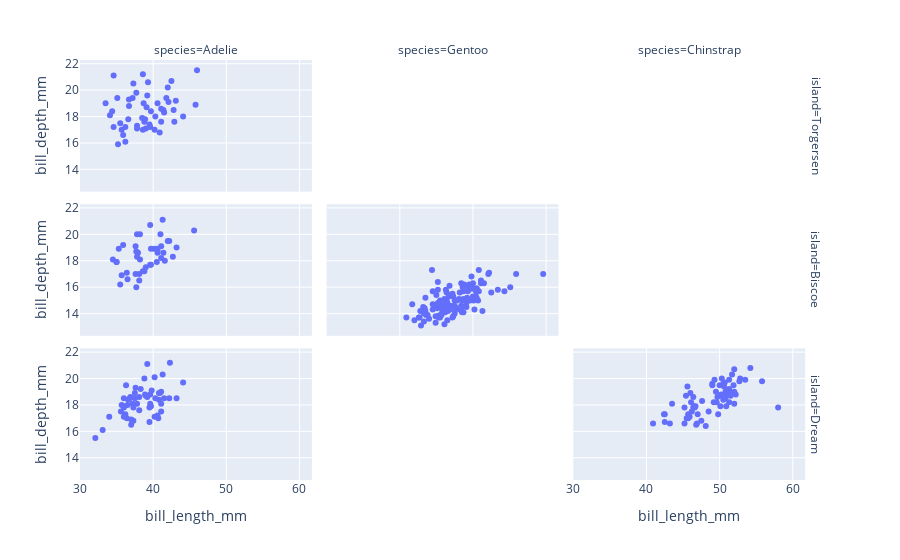

Write notebook code for a chart like this one.
### Markdown cell above
You can have both row and column facets.

### Code cell
px.scatter(df, x='bill_length_mm', y='bill_depth_mm', facet_col='species', facet_row='island')

### Figure 1 — Plotly figure (JSON) as saved in the notebook; plotly's stock layout.template omitted (floating-point values rounded to 4 significant figures)
{"data": [{"hovertemplate": "island=Torgersen<br>species=Adelie<br>bill_length_mm=%{x}<br>bill_depth_mm=%{y}<extra></extra>", "legendgroup": "", "marker": {"color": "#636efa", "symbol": "circle"}, "mode": "markers", "name": "", "orientation": "v", "showlegend": false, "type": "scatter", "x": [39.1, 39.5, 40.3, NaN, 36.7, 39.3, 38.9, 39.2, 34.1, 42.0, 37.8, 37.8, 41.1, 38.6, 34.6, 36.6, 38.7, 42.5, 34.4, 46.0, 35.9, 41.8, 33.5, 39.7, 39.6, 45.8, 35.5, 42.8, 40.9, 37.2, 36.2, 42.1, 34.6, 42.9, 36.7, 35.1, 38.6, 37.3, 35.7, 41.1, 36.2, 37.7, 40.2, 41.4, 35.2, 40.6, 38.8, 41.5, 39.0, 44.1, 38.5, 43.1], "xaxis": "x7", "y": [18.7, 17.4, 18.0, NaN, 19.3, 20.6, 17.8, 19.6, 18.1, 20.2, 17.1, 17.3, 17.6, 21.2, 21.1, 17.8, 19.0, 20.7, 18.4, 21.5, 16.6, 19.4, 19.0, 18.4, 17.2, 18.9, 17.5, 18.5, 16.8, 19.4, 16.1, 19.1, 17.2, 17.6, 18.8, 19.4, 17.0, 20.5, 17.0, 18.6, 17.2, 19.8, 17.0, 18.5, 15.9, 19.0, 17.6, 18.3, 17.1, 18.0, 17.9, 19.2], "yaxis": "y7"}, {"hovertemplate": "island=Biscoe<br>species=Adelie<br>bill_length_mm=%{x}<br>bill_depth_mm=%{y}<extra></extra>", "legendgroup": "", "marker": {"color": "#636efa", "symbol": "circle"}, "mode": "markers", "name": "", "orientation": "v", "showlegend": false, "type": "scatter", "x": [37.8, 37.7, 35.9, 38.2, 38.8, 35.3, 40.6, 40.5, 37.9, 40.5, 39.6, 40.1, 35.0, 42.0, 34.5, 41.4, 39.0, 40.6, 36.5, 37.6, 35.7, 41.3, 37.6, 41.1, 36.4, 41.6, 35.5, 41.1, 35.0, 41.0, 37.7, 37.8, 37.9, 39.7, 38.6, 38.2, 38.1, 43.2, 38.1, 45.6, 39.7, 42.2, 39.6, 42.7], "xaxis": "x4", "y": [18.3, 18.7, 19.2, 18.1, 17.2, 18.9, 18.6, 17.9, 18.6, 18.9, 17.7, 18.9, 17.9, 19.5, 18.1, 18.6, 17.5, 18.8, 16.6, 19.1, 16.9, 21.1, 17.0, 18.2, 17.1, 18.0, 16.2, 19.1, 17.9, 20.0, 16.0, 20.0, 18.6, 18.9, 17.2, 20.0, 17.0, 19.0, 16.5, 20.3, 17.7, 19.5, 20.7, 18.3], "yaxis": "y4"}, {"hovertemplate": "island=Biscoe<br>species=Gentoo<br>bill_length_mm=%{x}<br>bill_depth_mm=%{y}<extra></extra>", "legendgroup": "", "marker": {"color": "#636efa", "symbol": "circle"}, "mode": "markers", "name": "", "orientation": "v", "showlegend": false, "type": "scatter", "x": [46.1, 50.0, 48.7, 50.0, 47.6, 46.5, 45.4, 46.7, 43.3, 46.8, 40.9, 49.0, 45.5, 48.4, 45.8, 49.3, 42.0, 49.2, 46.2, 48.7, 50.2, 45.1, 46.5, 46.3, 42.9, 46.1, 44.5, 47.8, 48.2, 50.0, 47.3, 42.8, 45.1, 59.6, 49.1, 48.4, 42.6, 44.4, 44.0, 48.7, 42.7, 49.6, 45.3, 49.6, 50.5, 43.6, 45.5, 50.5, 44.9, 45.2, 46.6, 48.5, 45.1, 50.1, 46.5, 45.0, 43.8, 45.5, 43.2, 50.4, 45.3, 46.2, 45.7, 54.3, 45.8, 49.8, 46.2, 49.5, 43.5, 50.7, 47.7, 46.4, 48.2, 46.5, 46.4, 48.6, 47.5, 51.1, 45.2, 45.2, 49.1, 52.5, 47.4, 50.0, 44.9, 50.8, 43.4, 51.3, 47.5, 52.1, 47.5, 52.2, 45.5, 49.5, 44.5, 50.8, 49.4, 46.9, 48.4, 51.1, 48.5, 55.9, 47.2, 49.1, 47.3, 46.8, 41.7, 53.4, 43.3, 48.1, 50.5, 49.8, 43.5, 51.5, 46.2, 55.1, 44.5, 48.8, 47.2, NaN, 46.8, 50.4, 45.2, 49.9], "xaxis": "x5", "y": [13.2, 16.3, 14.1, 15.2, 14.5, 13.5, 14.6, 15.3, 13.4, 15.4, 13.7, 16.1, 13.7, 14.6, 14.6, 15.7, 13.5, 15.2, 14.5, 15.1, 14.3, 14.5, 14.5, 15.8, 13.1, 15.1, 14.3, 15.0, 14.3, 15.3, 15.3, 14.2, 14.5, 17.0, 14.8, 16.3, 13.7, 17.3, 13.6, 15.7, 13.7, 16.0, 13.7, 15.0, 15.9, 13.9, 13.9, 15.9, 13.3, 15.8, 14.2, 14.1, 14.4, 15.0, 14.4, 15.4, 13.9, 15.0, 14.5, 15.3, 13.8, 14.9, 13.9, 15.7, 14.2, 16.8, 14.4, 16.2, 14.2, 15.0, 15.0, 15.6, 15.6, 14.8, 15.0, 16.0, 14.2, 16.3, 13.8, 16.4, 14.5, 15.6, 14.6, 15.9, 13.8, 17.3, 14.4, 14.2, 14.0, 17.0, 15.0, 17.1, 14.5, 16.1, 14.7, 15.7, 15.8, 14.6, 14.4, 16.5, 15.0, 17.0, 15.5, 15.0, 13.8, 16.1, 14.7, 15.8, 14.0, 15.1, 15.2, 15.9, 15.2, 16.3, 14.1, 16.0, 15.7, 16.2, 13.7, NaN, 14.3, 15.7, 14.8, 16.1], "yaxis": "y5"}, {"hovertemplate": "island=Dream<br>species=Adelie<br>bill_length_mm=%{x}<br>bill_depth_mm=%{y}<extra></extra>", "legendgroup": "", "marker": {"color": "#636efa", "symbol": "circle"}, "mode": "markers", "name": "", "orientation": "v", "showlegend": false, "type": "scatter", "x": [39.5, 37.2, 39.5, 40.9, 36.4, 39.2, 38.8, 42.2, 37.6, 39.8, 36.5, 40.8, 36.0, 44.1, 37.0, 39.6, 41.1, 37.5, 36.0, 42.3, 37.3, 41.3, 36.3, 36.9, 38.3, 38.9, 35.7, 41.1, 34.0, 39.6, 36.2, 40.8, 38.1, 40.3, 33.1, 43.2, 36.8, 37.5, 38.1, 41.1, 35.6, 40.2, 37.0, 39.7, 40.2, 40.6, 32.1, 40.7, 37.3, 39.0, 39.2, 36.6, 36.0, 37.8, 36.0, 41.5], "xaxis": "x", "y": [16.7, 18.1, 17.8, 18.9, 17.0, 21.1, 20.0, 18.5, 19.3, 19.1, 18.0, 18.4, 18.5, 19.7, 16.9, 18.8, 19.0, 18.9, 17.9, 21.2, 17.8, 20.3, 19.5, 18.6, 19.2, 18.8, 18.0, 18.1, 17.1, 18.1, 17.3, 18.9, 18.6, 18.5, 16.1, 18.5, 18.5, 18.5, 17.6, 17.5, 17.5, 20.1, 16.5, 17.9, 17.1, 17.2, 15.5, 17.0, 16.8, 18.7, 18.6, 18.4, 17.8, 18.1, 17.1, 18.5], "yaxis": "y"}, {"hovertemplate": "island=Dream<br>species=Chinstrap<br>bill_length_mm=%{x}<br>bill_depth_mm=%{y}<extra></extra>", "legendgroup": "", "marker": {"color": "#636efa", "symbol": "circle"}, "mode": "markers", "name": "", "orientation": "v", "showlegend": false, "type": "scatter", "x": [46.5, 50.0, 51.3, 45.4, 52.7, 45.2, 46.1, 51.3, 46.0, 51.3, 46.6, 51.7, 47.0, 52.0, 45.9, 50.5, 50.3, 58.0, 46.4, 49.2, 42.4, 48.5, 43.2, 50.6, 46.7, 52.0, 50.5, 49.5, 46.4, 52.8, 40.9, 54.2, 42.5, 51.0, 49.7, 47.5, 47.6, 52.0, 46.9, 53.5, 49.0, 46.2, 50.9, 45.5, 50.9, 50.8, 50.1, 49.0, 51.5, 49.8, 48.1, 51.4, 45.7, 50.7, 42.5, 52.2, 45.2, 49.3, 50.2, 45.6, 51.9, 46.8, 45.7, 55.8, 43.5, 49.6, 50.8, 50.2], "xaxis": "x3", "y": [17.9, 19.5, 19.2, 18.7, 19.8, 17.8, 18.2, 18.2, 18.9, 19.9, 17.8, 20.3, 17.3, 18.1, 17.1, 19.6, 20.0, 17.8, 18.6, 18.2, 17.3, 17.5, 16.6, 19.4, 17.9, 19.0, 18.4, 19.0, 17.8, 20.0, 16.6, 20.8, 16.7, 18.8, 18.6, 16.8, 18.3, 20.7, 16.6, 19.9, 19.5, 17.5, 19.1, 17.0, 17.9, 18.5, 17.9, 19.6, 18.7, 17.3, 16.4, 19.0, 17.3, 19.7, 17.3, 18.8, 16.6, 19.9, 18.8, 19.4, 19.5, 16.5, 17.0, 19.8, 18.1, 18.2, 19.0, 18.7], "yaxis": "y3"}], "layout": {"annotations": [{"font": {}, "showarrow": false, "text": "species=Adelie", "x": 0.1567, "xanchor": "center", "xref": "paper", "y": 1.0, "yanchor": "bottom", "yref": "paper"}, {"font": {}, "showarrow": false, "text": "species=Gentoo", "x": 0.49, "xanchor": "center", "xref": "paper", "y": 1.0, "yanchor": "bottom", "yref": "paper"}, {"font": {}, "showarrow": false, "text": "species=Chinstrap", "x": 0.8233, "xanchor": "center", "xref": "paper", "y": 1.0, "yanchor": "bottom", "yref": "paper"}, {"font": {}, "showarrow": false, "text": "island=Dream", "textangle": 90, "x": 0.98, "xanchor": "left", "xref": "paper", "y": 0.1567, "yanchor": "middle", "yref": "paper"}, {"font": {}, "showarrow": false, "text": "island=Biscoe", "textangle": 90, "x": 0.98, "xanchor": "left", "xref": "paper", "y": 0.5, "yanchor": "middle", "yref": "paper"}, {"font": {}, "showarrow": false, "text": "island=Torgersen", "textangle": 90, "x": 0.98, "xanchor": "left", "xref": "paper", "y": 0.8433, "yanchor": "middle", "yref": "paper"}], "legend": {"tracegroupgap": 0}, "margin": {"t": 60}, "xaxis": {"anchor": "y", "domain": [0, 0.3133], "title": {"text": "bill_length_mm"}}, "xaxis2": {"anchor": "y2", "domain": [0.3333, 0.6467], "matches": "x", "title": {"text": "bill_length_mm"}}, "xaxis3": {"anchor": "y3", "domain": [0.6667, 0.98], "matches": "x", "title": {"text": "bill_length_mm"}}, "xaxis4": {"anchor": "y4", "domain": [0, 0.3133], "matches": "x", "showticklabels": false}, "xaxis5": {"anchor": "y5", "domain": [0.3333, 0.6467], "matches": "x", "showticklabels": false}, "xaxis6": {"anchor": "y6", "domain": [0.6667, 0.98], "matches": "x", "showticklabels": false}, "xaxis7": {"anchor": "y7", "domain": [0, 0.3133], "matches": "x", "showticklabels": false}, "xaxis8": {"anchor": "y8", "domain": [0.3333, 0.6467], "matches": "x", "showticklabels": false}, "xaxis9": {"anchor": "y9", "domain": [0.6667, 0.98], "matches": "x", "showticklabels": false}, "yaxis": {"anchor": "x", "domain": [0, 0.3133], "title": {"text": "bill_depth_mm"}}, "yaxis2": {"anchor": "x2", "domain": [0, 0.3133], "matches": "y", "showticklabels": false}, "yaxis3": {"anchor": "x3", "domain": [0, 0.3133], "matches": "y", "showticklabels": false}, "yaxis4": {"anchor": "x4", "domain": [0.3433, 0.6567], "matches": "y", "title": {"text": "bill_depth_mm"}}, "yaxis5": {"anchor": "x5", "domain": [0.3433, 0.6567], "matches": "y", "showticklabels": false}, "yaxis6": {"anchor": "x6", "domain": [0.3433, 0.6567], "matches": "y", "showticklabels": false}, "yaxis7": {"anchor": "x7", "domain": [0.6867, 1.0], "matches": "y", "title": {"text": "bill_depth_mm"}}, "yaxis8": {"anchor": "x8", "domain": [0.6867, 1.0], "matches": "y", "showticklabels": false}, "yaxis9": {"anchor": "x9", "domain": [0.6867, 1.0], "matches": "y", "showticklabels": false}}}
